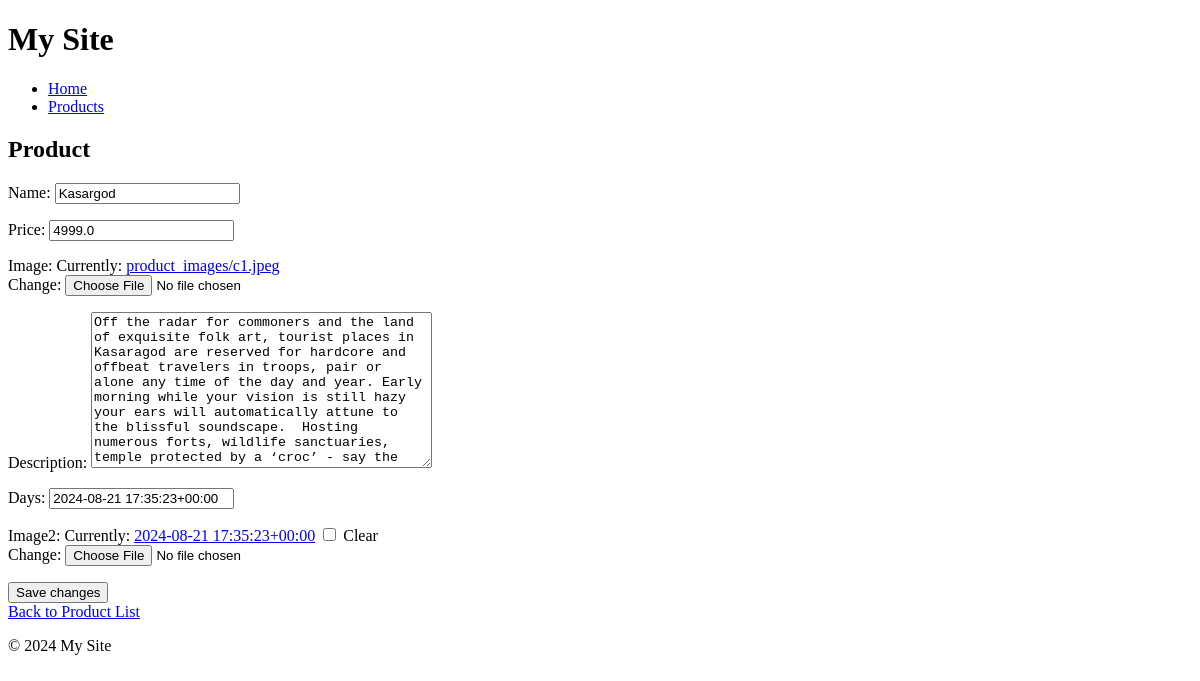
The page /product/81/edit/ on the database as committed earlier.
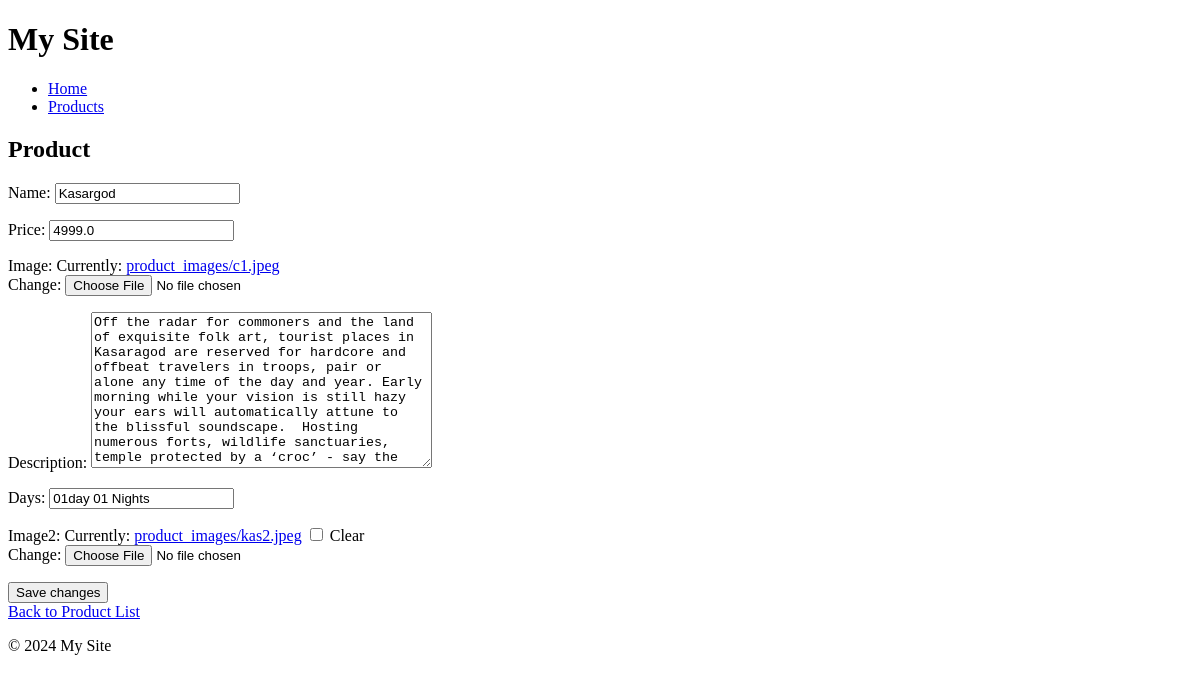
The same page on the database as committed later.
### products/models.py (models this page shows, shortened)
class Product(models.Model):
    name = models.CharField(max_length=100)
    description = models.TextField(blank=True)
    price = models.DecimalField(max_digits=10, decimal_places=1)
    image = models.ImageField(upload_to='product_images/')
    image2 = models.ImageField(upload_to='product_images/', blank=True, null=True)
    days = models.CharField(max_length=100)
    is_approved = models.BooleanField(default=False)  # New field to track approval status

### products/views.py (the view)
# urls.py: path('product/<int:product_id>/edit/', views.edit_product, name='edit_product'),
def edit_product(request, product_id):
    product = get_object_or_404(Product, id=product_id)
    if request.method == 'POST':
        form = ProductForm(request.POST, request.FILES, instance=product)
        if form.is_valid():
            form.save()
            return redirect('product_list')  # Redirect to the product list or a specific page
    else:
        form = ProductForm(instance=product)
    return render(request, 'products/edit_product.html', {'form': form, 'product': product})

### products/forms.py
class ProductForm(forms.ModelForm):
    class Meta:
        model = Product
        fields = ['name', 'price', 'image', 'description', 'days', 'image2']

### products/templates/products/edit_product.html (shortened to what this page needs)
{% extends "base.html" %}
{% block content %}
  <h2> Product</h2>
  <form method="post" enctype="multipart/form-data">
    {{ form.as_p }}
    <button type="submit">Save changes</button>
  </form>
  <a href="{% url 'product_list' %}">Back to Product List</a>
{% endblock %}

Rows that differ between the two databases and show on the page:
changed Product "Kasargod": days "2024-08-21 17:35:23+00:00" → "01day 01 Nights"
Other text that changed with them:
text no longer shown: "Name: Price: Image: Currently: product_images/c1.jpeg Change: Description: Days: Image2: Currently: 2024-08-21 17:35:23+00:00 Clear Change:"
text now shown: "Name: Price: Image: Currently: product_images/c1.jpeg Change: Description: Days: Image2: Currently: product_images/kas2.jpeg Clear Change:"
